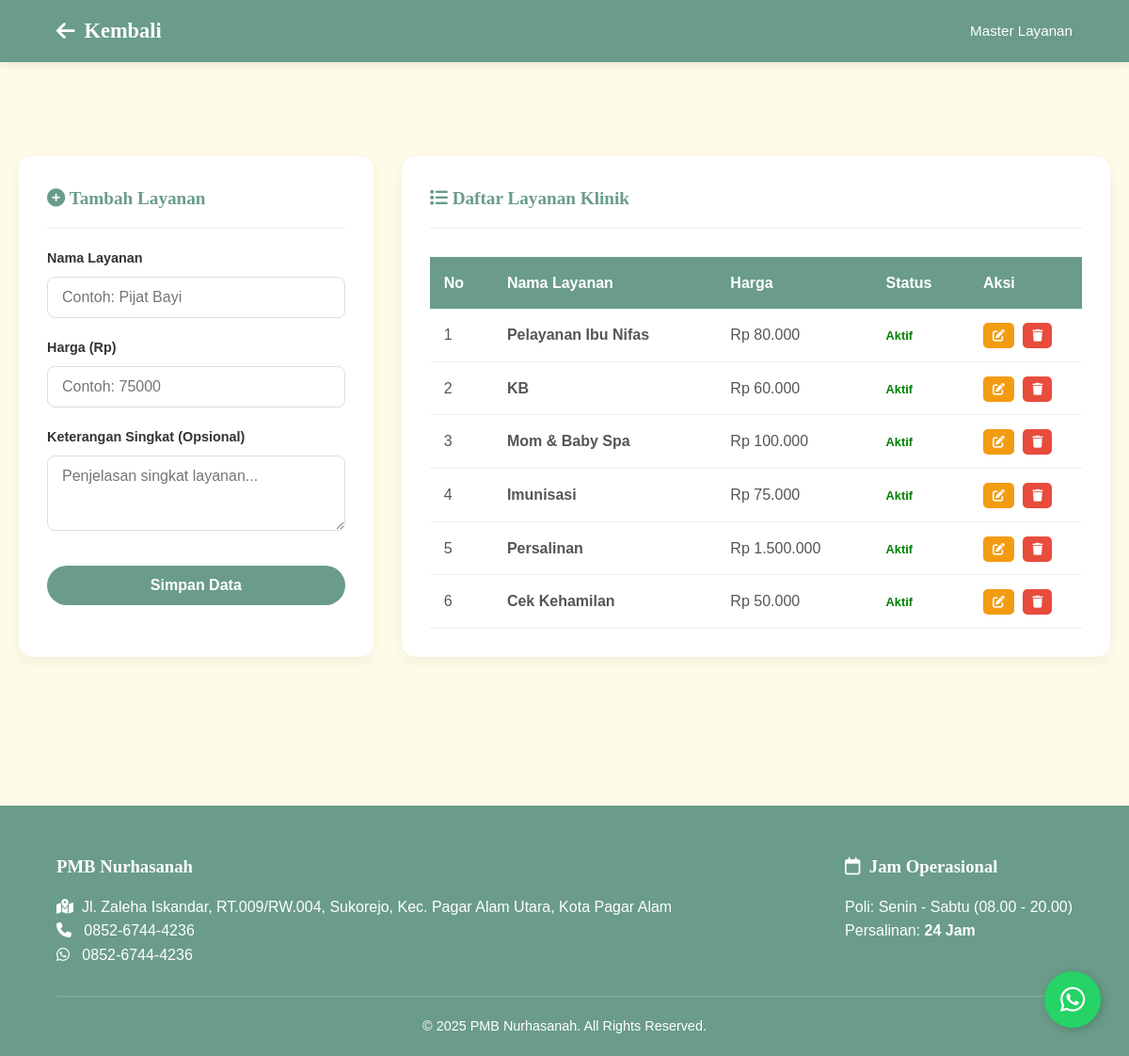
The page /admin/managePelayanan.php (signed in) on the database its author committed.
### tables this page shows
CREATE TABLE `layanan` (
  `id` int(11) NOT NULL,
  `nama_layanan` varchar(100) NOT NULL,
  `deskripsi` text DEFAULT NULL,
  `harga` int(11) NOT NULL,
  `aktif` tinyint(1) DEFAULT 1
);

### admin/managePelayanan.php (the view, shortened to what this page needs)
<?php
include '../service/koneksi.php';
?>
<!DOCTYPE html>
<html lang="id">
<head>
    <link rel="stylesheet" href="../asset/style.css">
    <link rel="stylesheet" href="https://cdnjs.cloudflare.com/ajax/libs/font-awesome/6.4.0/css/all.min.css">
</head>
<body>
    <nav class="navbar-dashboard">
        <a href="dashboardAdmin.php" class="brand"><i class="fas fa-arrow-left"></i> Kembali</a>
        <div class="nav-right"><span class="user-greeting">Master Layanan</span></div>
    </nav>
    <div class="dashboard-container">
        <div class="admin-grid">
            <div class="card-box">
                <h3 class="card-title"><i class="fas fa-plus-circle"></i> Tambah Layanan</h3>
                <form method="POST">
                    <div class="form-group">
                        <label>Nama Layanan</label>
                        <input type="text" name="nama_layanan" class="form-control" required placeholder="Contoh: Pijat Bayi">
                    </div>
                    <div class="form-group">
                        <label>Harga (Rp)</label>
                        <input type="number" name="harga" class="form-control" required placeholder="Contoh: 75000">
                    </div>
                    <div class="form-group">
                        <label>Keterangan Singkat (Opsional)</label>
                        <textarea name="deskripsi" class="form-control" rows="3" placeholder="Penjelasan singkat layanan..."></textarea>
                    </div>
                    <button type="submit" name="simpan_layanan" class="btn-submit">Simpan Data</button>
                </form>
            </div>
            <div class="card-box">
                <h3 class="card-title"><i class="fas fa-list"></i> Daftar Layanan Klinik</h3>
                <div class="table-responsive">
                    <table class="custom-table">
                        <thead>
                            <tr>
                                <th>No</th>
                                <th>Nama Layanan</th>
                                <th>Harga</th>
                                <th>Status</th>
                                <th width="120">Aksi</th>
                            </tr>
                        </thead>
                        <tbody>
                            <?php
                            $result = $conn->query("SELECT * FROM layanan ORDER BY id DESC");
                            $no = 1;
                            while ($row = $result->fetch_assoc()):
                            ?>
                                <tr>
                                    <td><?= $no++ ?></td>
                                    <td>
                                        <strong><?= htmlspecialchars($row['nama_layanan']) ?></strong><br>
                                    </td>
                                    <td>Rp <?= number_format($row['harga'], 0, ',', '.') ?></td>
                                    <td>
                                        <?php if ($row['aktif'] == 1): ?>
                                            <span style="color:green; font-weight:bold; font-size:0.8rem;">Aktif</span>
                                        <?php else: ?>
                                            <span style="color:red; font-weight:bold; font-size:0.8rem;">Non-Aktif</span>
                                        <?php endif; ?>
                                    </td>
                                    <td>
                                        <a href="editPelayanan.php?id=<?= $row['id'] ?>" class="btn-action btn-edit"><i class="fas fa-edit"></i></a>
                                        <a href="managePelayanan.php?hapus=<?= $row['id'] ?>" class="btn-action btn-del" onclick="return confirm('Yakin ingin menghapus layanan ini?')"><i class="fas fa-trash"></i></a>
                                    </td>
                                </tr>
                            <?php endwhile; ?>
                        </tbody>
                    </table>
                </div>
            </div>
        </div>
    </div>
</body>
</html>

### asset/style.css (style rules this page uses)
:root { --primary: #6a9c89; --secondary: #c4d7b2; --accent: #e64848; --bg-color: #fffbe9; --text-dark: #333333; --text-light: #ffffff; --white: #ffffff; }
* { margin: 0; padding: 0; box-sizing: border-box }
body { font-family: "Poppins", sans-serif; background-color: var(--bg-color); color: var(--text-dark); line-height: 1.6; }
h1, h2, h3 { font-family: "Playfair Display", serif; color: var(--primary); }
a { text-decoration: none; }
footer { background-color: var(--primary); color: var(--white); padding: 50px 5% 20px; }
.footer-content { display: flex; flex-wrap: wrap; justify-content: space-between; gap: 30px; margin-bottom: 30px; }
.footer-info h3 { color: var(--white); margin-bottom: 15px; }
.footer-copyright { text-align: center; border-top: 1px solid rgba(255, 255, 255, 0.2); padding-top: 20px; font-size: 0.9rem; }
.whatsapp-float { position: fixed; bottom: 30px; right: 30px; background-color: #25d366; color: white; width: 60px; height: 60px; border-radius: 50%; display: flex; align-items: center; justify-content: center; font-size: 30px; box-shadow: 2px 2px 10px rgba(0, 0, 0, 0.2); z-index: 1000; }
.form-group { margin-bottom: 20px; text-align: left; }
.form-group label { display: block; margin-bottom: 8px; font-size: 0.9rem; color: var(--text-dark); font-weight: 600; }
.form-control { width: 100%; padding: 12px 15px; border: 1px solid #ddd; border-radius: 8px; font-size: 1rem; transition: 0.3s; font-family: 'Poppins', sans-serif; }
.btn-submit { width: 100%; background-color: var(--primary); color: var(--white); padding: 12px; border: none; border-radius: 50px; font-size: 1rem; font-weight: 600; cursor: pointer; transition: 0.3s; margin-top: 10px; font-family: 'Poppins', sans-serif; }
.dashboard-container { max-width: 1200px; margin: 100px auto 50px; padding: 0 20px; min-height: 80vh; }
.navbar-dashboard { background-color: var(--primary); padding: 15px 5%; display: flex; justify-content: space-between; align-items: center; box-shadow: 0 2px 10px rgba(0,0,0,0.1); position: sticky; top: 0; z-index: 1000; color: white; }
.navbar-dashboard .brand { font-size: 1.4rem; font-weight: 700; color: white; text-decoration: none; display: flex; align-items: center; gap: 10px; font-family: 'Playfair Display', serif; }
.navbar-dashboard .nav-right { display: flex; align-items: center; gap: 20px; }
.navbar-dashboard .user-greeting { font-size: 0.95rem; font-weight: 500; }
.card-box { background: #ffffff; padding: 30px; border-radius: 15px; box-shadow: 0 5px 15px rgba(0,0,0,0.05); margin-bottom: 30px; }
.card-title { margin-bottom: 20px; color: var(--primary); font-weight: 700; font-size: 1.2rem; border-bottom: 1px solid #eee; padding-bottom: 15px; }
.table-responsive { overflow-x: auto; width: 100%; }
.custom-table { width: 100%; border-collapse: collapse; margin-top: 10px; border: none; }
.custom-table th, .custom-table td { padding: 15px; text-align: left; border-bottom: 1px solid #eee; color: #555; }
.custom-table th { background-color: var(--primary); color: white; font-weight: 600; border: none; }

### admin/managePelayanan.php (style rules this page uses)
.admin-grid { display: grid; grid-template-columns: 1fr 2fr; gap: 30px; }
.btn-action { padding: 6px 10px; border-radius: 5px; color: white; margin-right: 5px; font-size: 0.8rem; }
.btn-edit { background: #f39c12; }
.btn-del { background: #e74c3c; }

### rows shown on the page
layanan: nama_layanan "Pelayanan Ibu Nifas", harga "80.000", aktif "Aktif"
layanan: nama_layanan "KB", harga "60.000", aktif "Aktif"
layanan: nama_layanan "Mom & Baby Spa", harga "100.000", aktif "Aktif"
layanan: nama_layanan "Imunisasi", harga "75.000", aktif "Aktif"
layanan: nama_layanan "Persalinan", harga "1.500.000", aktif "Aktif"
layanan: nama_layanan "Cek Kehamilan", harga "50.000", aktif "Aktif"
